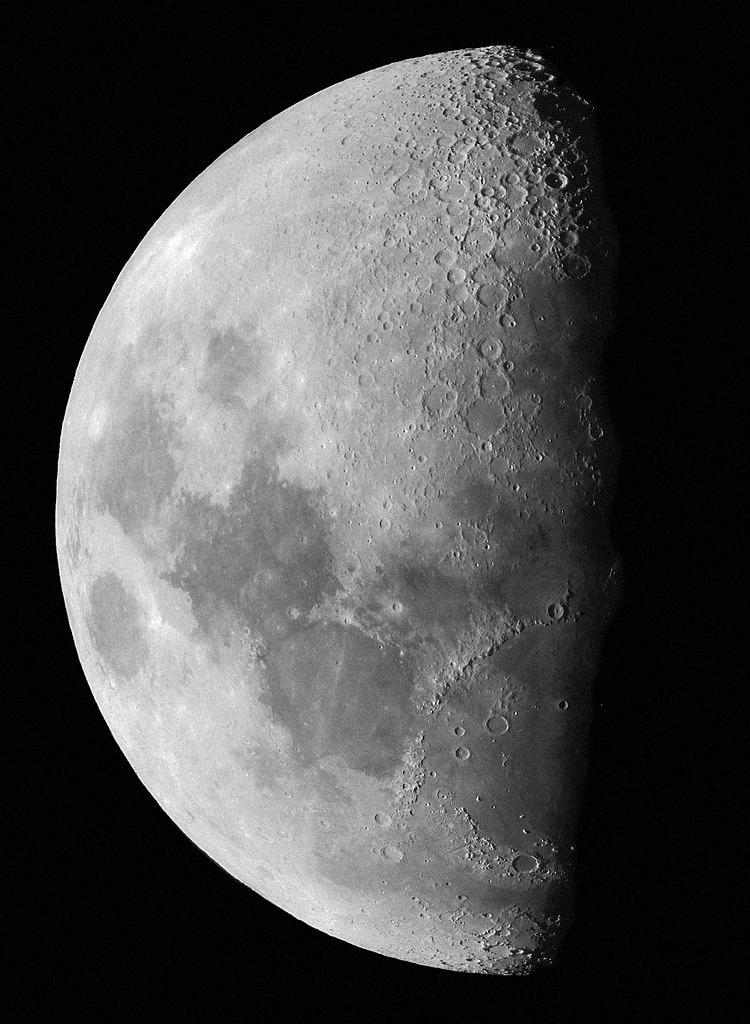
#> input picture Report (TH)/Image/moon.jpg, 750 x 1024 px, found by its file name
$ jupyter execute --allow-errors Lab7_21023391_NguyenPhusang.ipynb
#> lines starting #> are read from the running program, lines starting #| are printed output that depends on the picture; after the words box and inside, x2 and y2 are one past the last pixel; in counts of white or black regions, pixels touching at a corner belong together
# Lib

[cell 1]
import numpy as np
import cv2
import matplotlib.pyplot as plt
from google.colab import drive
drive.mount('/content/drive')

# 3.1

[cell 2]
# Đọc hình ảnh dưới dạng thang độ xám
image = cv2.imread('/content/drive/MyDrive/XuLyAnh/LabThucHanh/Image/moon.jpg', cv2.IMREAD_GRAYSCALE)
#> image is the input picture: shape (1024, 750); min 0, max 255, mean 75.4

def tim_nguong_toan_cuc(image):
    t = np.mean(image)
#> t = 75.38
    g1 = []
    g2 = []
    m, n = image.shape
#> m = 1024; n = 750

    while True:
        g1.clear()  # Xóa danh sách g1
        g2.clear()  # Xóa danh sách g2

        for i in range(m):
            for j in range(n):
                if image[i, j] < t:
                    g1.append(image[i, j])
                else:
                    g2.append(image[i, j])

        # Tính giá trị trung bình mới cho từng nhóm
        m1 = np.mean(g1) if g1 else 0
        m2 = np.mean(g2) if g2 else 0
        t_new = (m1 + m2) / 2
        delta_t = abs(t_new - t)

        if delta_t < 1:
            break
        t = t_new  # Cập nhật ngưỡng t
#> this loop made 3 passes
#> delta_t on pass 1: 9.89
#> after the loop, g1 = 446012 items; g2 = 321988 items

    print('Ngưỡng tìm được: ', t)
    return t

# Tìm ngưỡng toàn cục
threshold = tim_nguong_toan_cuc(image)
#> threshold = 87.36

# Vẽ histogram
plt.figure(figsize=(12, 6))

plt.subplot(1, 2, 1)
plt.title('Hình ảnh gốc')
plt.imshow(image, cmap='gray')
plt.axis('off')

plt.subplot(1, 2, 2)
plt.title('Histogram')
plt.hist(image.ravel(), bins=256, range=[0, 256], color='black')
plt.axvline(x=threshold, color='red', linestyle='--', label='Ngưỡng')
plt.legend()

plt.tight_layout()
plt.show()
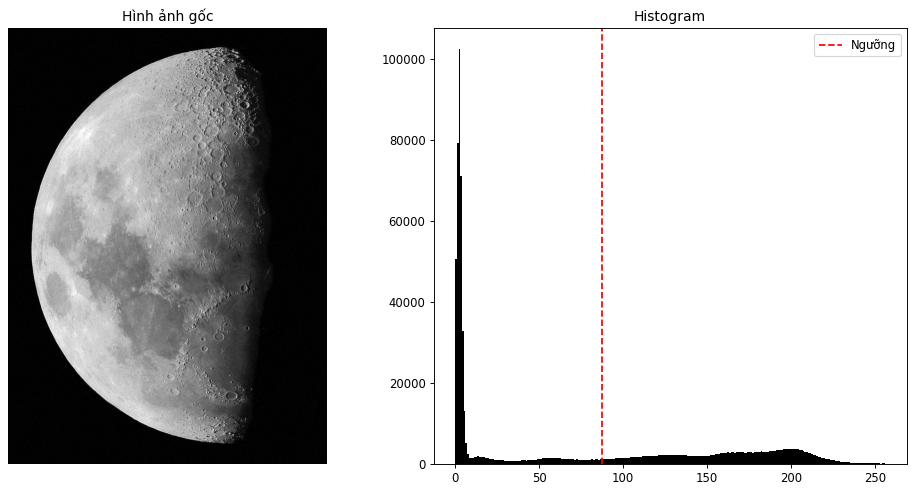
#> figure drawn by matplotlib, 2 panels; panel 2: tallest bar 102420 high, from x = 2 to 3

[cell 3]
image1 = cv2.imread('/content/drive/MyDrive/XuLyAnh/LabThucHanh/Image/Pocker1.PNG',  cv2.IMREAD_GRAYSCALE)
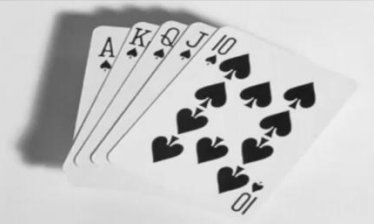
#> input picture Report (TH)/Image/Pocker1.PNG, 374 x 224 px, found by its file name
#> image1 is the input picture: shape (224, 374); min 21, max 241, mean 195.9
image2 = cv2.imread('/content/drive/MyDrive/XuLyAnh/LabThucHanh/Image/Pocker2.PNG',  cv2.IMREAD_GRAYSCALE)
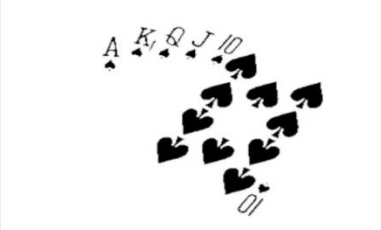
#> input picture Report (TH)/Image/Pocker2.PNG, 381 x 230 px, found by its file name
#> image2 is the input picture: shape (230, 381); min 0, max 255, mean 236.5

# Ngưỡng hóa
ret1, thresh1 = cv2.threshold(image1, 128, 255, cv2.THRESH_BINARY)  # Ngưỡng đơn giản
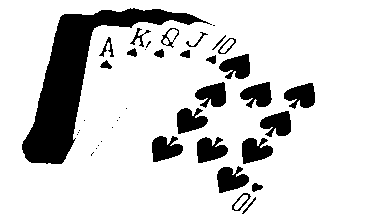
#> thresh1: shape (224, 374); 83.5% white; 40 black regions (15 under 20 px), largest, box (x1, y1, x2, y2) and area: (22, 8, 212, 164) 7323, (217, 166, 249, 193) 576, (242, 138, 273, 164) 565
ret2, thresh2 = cv2.threshold(image2, 128, 255, cv2.THRESH_BINARY)  # Ngưỡng đơn giản
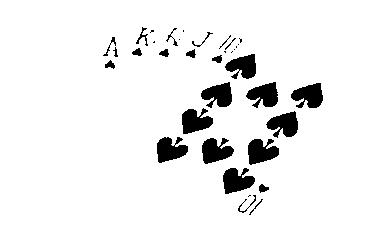
#> thresh2: shape (230, 381); 93% white; 36 black regions (11 under 20 px), largest, box (x1, y1, x2, y2) and area: (223, 168, 255, 194) 562, (248, 139, 279, 165) 558, (202, 138, 234, 164) 557

# Ngưỡng thích ứng
thresh1_adaptive = cv2.adaptiveThreshold(image1, 255, cv2.ADAPTIVE_THRESH_GAUSSIAN_C,
                                         cv2.THRESH_BINARY, 11, 2)
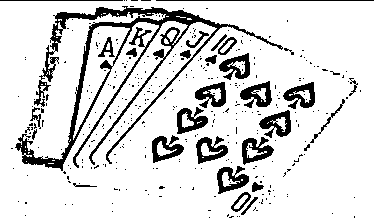
#> thresh1_adaptive: shape (224, 374); 85.5% white; 339 black regions (309 under 20 px), largest, box (x1, y1, x2, y2) and area: (15, 6, 283, 171) 5392, (240, 81, 272, 108) 462, (259, 110, 291, 138) 462
thresh2_adaptive = cv2.adaptiveThreshold(image2, 255, cv2.ADAPTIVE_THRESH_GAUSSIAN_C,
                                         cv2.THRESH_BINARY, 11, 2)
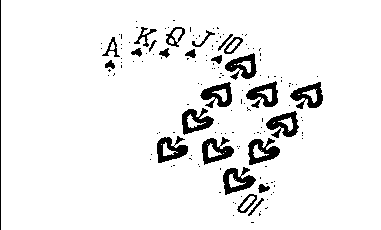
#> thresh2_adaptive: shape (230, 381); 93% white; 149 black regions (123 under 20 px), largest, box (x1, y1, x2, y2) and area: (223, 167, 256, 195) 472, (157, 136, 188, 163) 461, (248, 138, 280, 165) 461

# Hiển thị kết quả
plt.figure(figsize=(12, 10))

plt.subplot(2, 3, 1)
plt.title('Pocker1.jpg')
plt.imshow(image1, cmap='gray')
plt.axis('off')

plt.subplot(2, 3, 2)
plt.title('Pocker2.jpg')
plt.imshow(image2, cmap='gray')
plt.axis('off')

plt.subplot(2, 3, 3)
plt.title('Threshold Pocker1')
plt.imshow(thresh1, cmap='gray')
plt.axis('off')

plt.subplot(2, 3, 4)
plt.title('Threshold Pocker2')
plt.imshow(thresh2, cmap='gray')
plt.axis('off')

plt.subplot(2, 3, 5)
plt.title('Adaptive Threshold Pocker1')
plt.imshow(thresh1_adaptive, cmap='gray')
plt.axis('off')

plt.subplot(2, 3, 6)
plt.title('Adaptive Threshold Pocker2')
plt.imshow(thresh2_adaptive, cmap='gray')
plt.axis('off')

plt.tight_layout()
plt.show()
